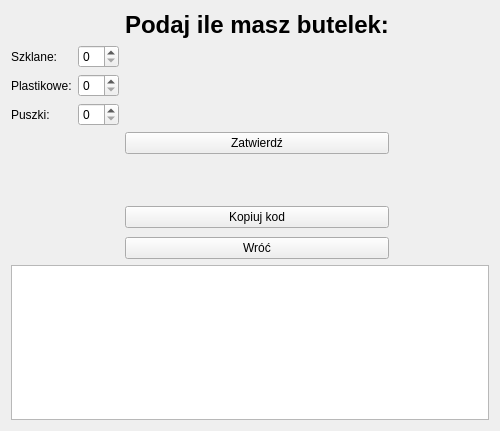
<?xml version="1.0" encoding="UTF-8"?>
<ui version="4.0">
 <class>WrzucButelki</class>
 <widget class="QWidget" name="WrzucButelki">
  <property name="geometry">
   <rect>
    <x>0</x>
    <y>0</y>
    <width>500</width>
    <height>431</height>
   </rect>
  </property>
  <property name="windowTitle">
   <string>Form</string>
  </property>
  <layout class="QGridLayout" name="gridLayout">
   <item row="1" column="0">
    <widget class="QLabel" name="labelSzklane">
     <property name="text">
      <string>Szklane:</string>
     </property>
    </widget>
   </item>
   <item row="7" column="2">
    <widget class="QLabel" name="labelZwrocKod">
     <property name="text">
      <string/>
     </property>
     <property name="alignment">
      <set>Qt::AlignmentFlag::AlignCenter</set>
     </property>
    </widget>
   </item>
   <item row="0" column="2" alignment="Qt::AlignmentFlag::AlignHCenter">
    <widget class="QLabel" name="labelPodajIleMaszButelek">
     <property name="font">
      <font>
       <pointsize>18</pointsize>
       <bold>true</bold>
      </font>
     </property>
     <property name="text">
      <string>Podaj ile masz butelek:</string>
     </property>
    </widget>
   </item>
   <item row="1" column="1">
    <widget class="QSpinBox" name="spinBoxSzklane"/>
   </item>
   <item row="3" column="0">
    <widget class="QLabel" name="labelPuszki">
     <property name="text">
      <string>Puszki:</string>
     </property>
    </widget>
   </item>
   <item row="10" column="2">
    <spacer name="verticalSpacer">
     <property name="orientation">
      <enum>Qt::Orientation::Vertical</enum>
     </property>
     <property name="sizeHint" stdset="0">
      <size>
       <width>20</width>
       <height>40</height>
      </size>
     </property>
    </spacer>
   </item>
   <item row="3" column="1">
    <widget class="QSpinBox" name="spinBoxPuszki"/>
   </item>
   <item row="0" column="0" colspan="2">
    <spacer name="horizontalSpacer">
     <property name="orientation">
      <enum>Qt::Orientation::Horizontal</enum>
     </property>
     <property name="sizeHint" stdset="0">
      <size>
       <width>40</width>
       <height>20</height>
      </size>
     </property>
    </spacer>
   </item>
   <item row="5" column="2">
    <widget class="QLabel" name="labelZwrocKwote">
     <property name="text">
      <string/>
     </property>
     <property name="alignment">
      <set>Qt::AlignmentFlag::AlignCenter</set>
     </property>
    </widget>
   </item>
   <item row="8" column="2">
    <widget class="QPushButton" name="pushButtonKopiujKod">
     <property name="enabled">
      <bool>true</bool>
     </property>
     <property name="statusTip">
      <string/>
     </property>
     <property name="styleSheet">
      <string notr="true"/>
     </property>
     <property name="text">
      <string>Kopiuj kod</string>
     </property>
    </widget>
   </item>
   <item row="12" column="0" colspan="4">
    <widget class="QListWidget" name="listWidgetHistoria"/>
   </item>
   <item row="2" column="0">
    <widget class="QLabel" name="labelPlastikowe">
     <property name="text">
      <string>Plastikowe:</string>
     </property>
    </widget>
   </item>
   <item row="4" column="3">
    <spacer name="horizontalSpacer_7">
     <property name="orientation">
      <enum>Qt::Orientation::Horizontal</enum>
     </property>
     <property name="sizeHint" stdset="0">
      <size>
       <width>40</width>
       <height>20</height>
      </size>
     </property>
    </spacer>
   </item>
   <item row="4" column="2">
    <widget class="QPushButton" name="pushButtonZatwierdzButelki">
     <property name="text">
      <string>Zatwierdź</string>
     </property>
    </widget>
   </item>
   <item row="0" column="3">
    <spacer name="horizontalSpacer_2">
     <property name="orientation">
      <enum>Qt::Orientation::Horizontal</enum>
     </property>
     <property name="sizeHint" stdset="0">
      <size>
       <width>40</width>
       <height>20</height>
      </size>
     </property>
    </spacer>
   </item>
   <item row="5" column="3">
    <spacer name="horizontalSpacer_3">
     <property name="orientation">
      <enum>Qt::Orientation::Horizontal</enum>
     </property>
     <property name="sizeHint" stdset="0">
      <size>
       <width>40</width>
       <height>20</height>
      </size>
     </property>
    </spacer>
   </item>
   <item row="11" column="2">
    <widget class="QPushButton" name="pushButtonWroc">
     <property name="text">
      <string>Wróć</string>
     </property>
    </widget>
   </item>
   <item row="2" column="1">
    <widget class="QSpinBox" name="spinBoxPlastikowe"/>
   </item>
   <item row="4" column="0" colspan="2">
    <spacer name="horizontalSpacer_5">
     <property name="orientation">
      <enum>Qt::Orientation::Horizontal</enum>
     </property>
     <property name="sizeHint" stdset="0">
      <size>
       <width>40</width>
       <height>20</height>
      </size>
     </property>
    </spacer>
   </item>
   <item row="5" column="0" colspan="2">
    <spacer name="horizontalSpacer_4">
     <property name="orientation">
      <enum>Qt::Orientation::Horizontal</enum>
     </property>
     <property name="sizeHint" stdset="0">
      <size>
       <width>40</width>
       <height>20</height>
      </size>
     </property>
    </spacer>
   </item>
  </layout>
 </widget>
 <resources/>
 <connections/>
</ui>
